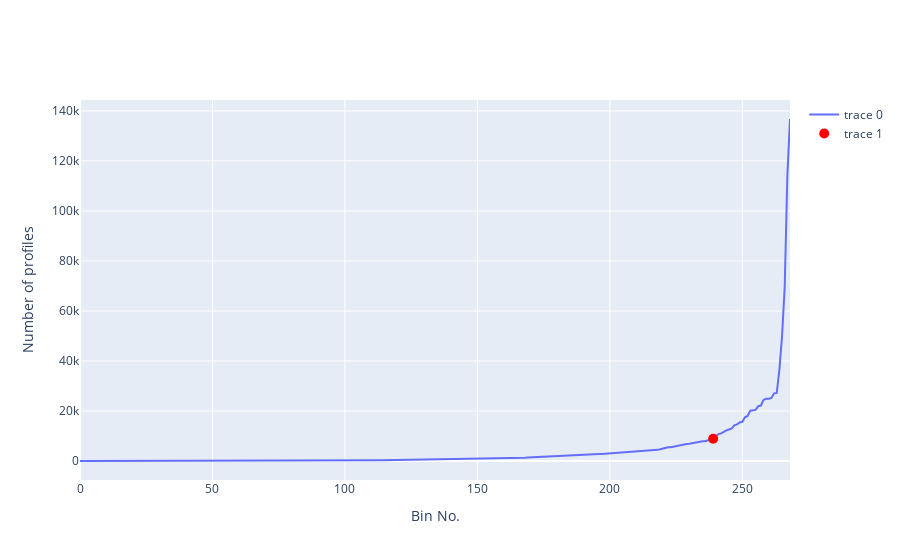

Notebook cell for this chart:
### Code cell
profileNo_vs_latlon_bins(df, lat_step=5, lon_step=5, show_threshold=True, threshold_quantile=0.95)

### Figure 1 — Plotly figure (JSON) as saved in the notebook; plotly's stock layout.template omitted (floating-point values rounded to 4 significant figures; data arrays with more than 128 entries replaced by an {"elided": "..."} marker saying what was removed)
{"data": [{"type": "scatter", "x": {"elided": "269 int values"}, "y": {"elided": "269 int values"}}, {"marker": {"color": "red", "size": 10}, "mode": "markers", "type": "scatter", "x": [239], "y": [8931]}], "layout": {"xaxis": {"title": {"text": "Bin No."}}, "yaxis": {"title": {"text": "Number of profiles"}}}}
